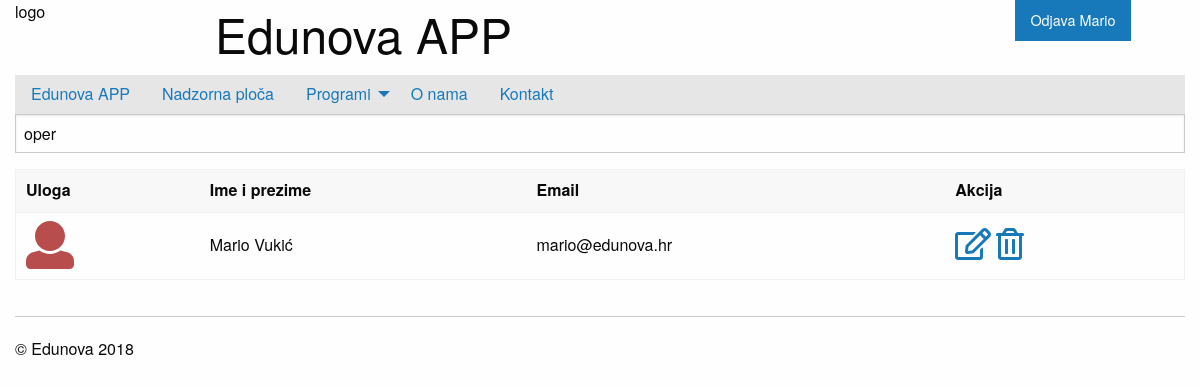
Screenshot of /privatno/operateri/index.php?uvjet=oper (signed in) with the database file from the repository.
### tables this page shows
create table operater(
sifra int not null primary key auto_increment,
email varchar(50) not null,
lozinka char(32) not null,
ime varchar(50) not null,
prezime varchar(50) not null,
uloga varchar(20) not null
);

### privatno/operateri/index.php (the view, shortened to what this page needs)
<?php include_once '../../konfiguracija.php';
$stranica = isset($_GET["stranica"]) ? $_GET["stranica"] : 1;
?>
<!doctype html>
<html class="no-js" lang="en" dir="ltr">
  <head>
    <?php include_once '../../include/head.php'; ?>
  </head>
  <body>
    <div class="grid-container">
    	<?php include_once '../../include/zaglavlje.php'; ?>
      	<?php include_once '../../include/izbornik.php'; ?>
      	<div class="grid-x grid-padding-x">
			<div class="large-12 cell">
				<form method="get">
					<input type="text" name="uvjet"
					placeholder="uvjet pretraživanja (ime, prezime, email ili lozinka)"
					value="<?php echo isset($_GET["uvjet"]) ? $_GET["uvjet"] : "" ?>" />
				</form>
				<?php
					$uvjet = "%" . (isset($_GET["uvjet"]) ? $_GET["uvjet"] : "") . "%";
					$izraz = $veza->prepare("select * from operater
					where concat(ime,prezime,email,uloga) like :uvjet
					order by uloga, prezime, ime limit :stranica, :brojRezultataPoStranici");
					$izraz->bindValue("stranica", $stranica* $brojRezultataPoStranici -  $brojRezultataPoStranici , PDO::PARAM_INT);
					$izraz->bindValue("brojRezultataPoStranici", $brojRezultataPoStranici, PDO::PARAM_INT);
					$izraz->bindParam("uvjet", $uvjet);
					$izraz->execute();
					$rezultati = $izraz->fetchAll(PDO::FETCH_OBJ);
				  ?>
				<table>
					<thead>
						<tr>
							<th>Uloga</th>
							<th>Ime i prezime</th>
							<th>Email</th>
							<th>Akcija</th>
						</tr>
					</thead>
					<tbody>
					<?php
					foreach ($rezultati as $red):
					?>
						<tr>
							<td title="<?php echo $red->uloga ?>"><?php
							if($red->uloga==="admin"){
								echo "<i style=\"color: #b74d4d\" title=\"Administrator\" class=\"fas fa-user-circle fa-3x\"></i>";
							}else{
								echo "<i  style=\"color: #b74d4d\" title=\"Operater\" class=\"fas fa-user fa-3x\"></i>";
							}
								?></td>
							<td><?php echo $red->ime . " " . $red->prezime; ?></td>
							<td><?php echo $red->email; ?></td>
							<td>
								<a href="#"><i class="far fa-edit fa-2x"></i></a>
								<a href="#"><i class="far fa-trash-alt fa-2x"></i></a>
							</td>
						</tr>
					<?php endforeach; ?>
					</tbody>
				</table>
			</div>
		</div>
		<?php include_once '../../include/podnozje.php'; ?>
    </div>
  </body>
</html>

### rows the page displays
operater: ime "Mario", prezime "Vukić", email "mario@edunova.hr"

### other values shown
$naslovAPP "Edunova APP"
$_SESSION[$appID."autoriziran"]->ime "Mario"
$opis "Edunova APP Nadzorna ploča O nama Kontakt"
